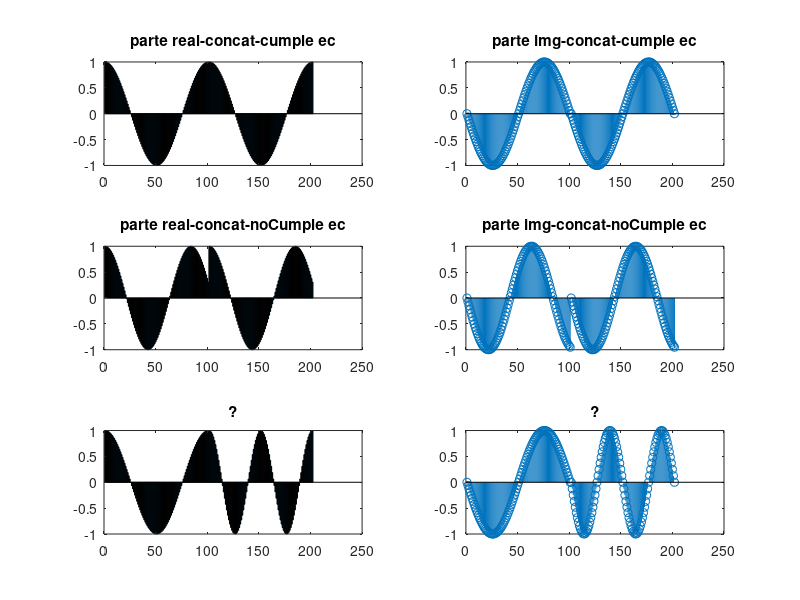

This chart was generated by the following MATLAB code:
e1 = zeros(100,1);
e2 = zeros(100,1);
f1 = zeros(100,1);
for t=0:100
    e1(t+1) = exp(-(1i*2*pi*1*t)/100);% cumple 
    e2(t+1) = exp(-(1i*2*pi*2*t)/100); 
    f1(t+1) = exp(-(1i*2*pi*1.2*t)/100);%   no cumple con la ec
end
SI = [e1; e1];
NO = [f1; f1];
DUDA = [e1; e2];

subplot(3,2,1)
bar(real(SI))
title('parte real-concat-cumple ec')
subplot(3,2,3)
bar(real(NO))
title('parte real-concat-noCumple ec')
subplot(3,2,5)
bar(real(DUDA))
title('?')

subplot(3,2,2)
stem(imag(SI))
title('parte img-concat-cumple ec')
subplot(3,2,4)
stem(imag(NO))
title('parte img-concat-noCumple ec')
subplot(3,2,6)
stem(imag(DUDA))
title('?')
